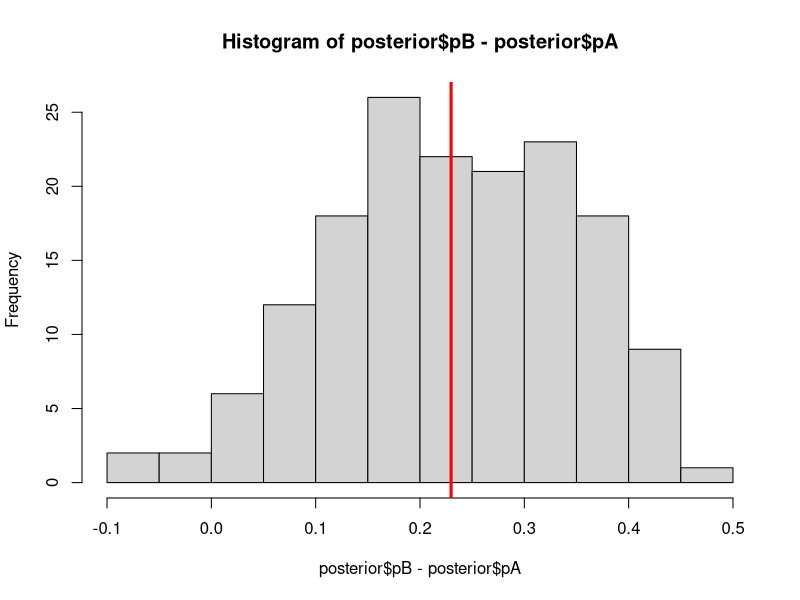
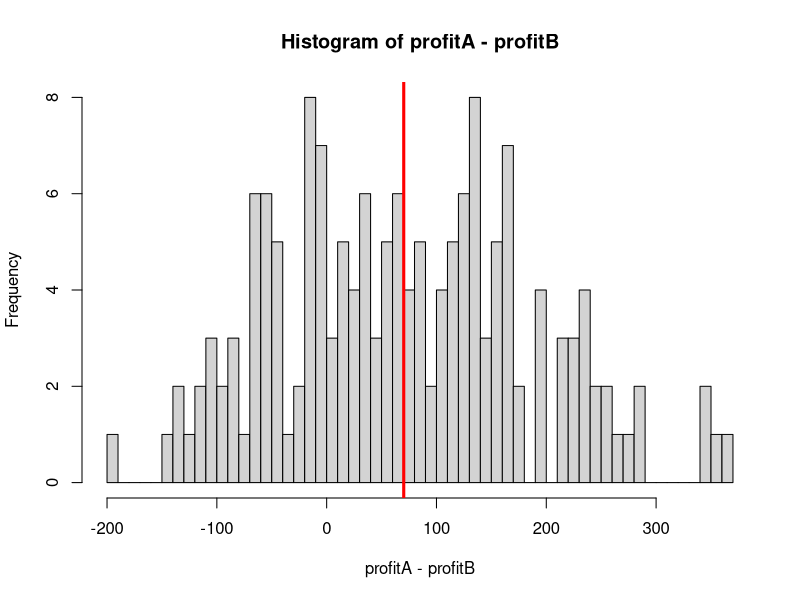

The R script that drew these images, in order:
no.of.draws = 200000

#generate random priors for A and B considering our data follows a uniform distribution
prior = data.frame(pA = runif(no.of.draws, 0, 1), pB = runif(no.of.draws, 0, 1))

#This function will generate 1 random number with size of 32 and with probabilities from above
#for both version A and B 
generative.model = function(pA, pB){
  conversionA = rbinom(1, 32, pA)
  conversionB = rbinom(1, 32, pB)
  c(conversionA = conversionA, conversionB = conversionB)
}

#call generative.model for 200000 draws and create a dataframe containing the randomly
#generated values for A and B
simulate.data = as.data.frame(t(sapply(1:no.of.draws, function(i){
  generative.model(prior$pA[i], prior$pB[i])
})))

#now we will generate the posterior probabilities based on the values that match the number of clicks for 
#version A and B
posterior = prior[simulate.data$conversionA == 8 & simulate.data$conversionB == 16, ]

hist(posterior$pB - posterior$pA)
abline(v = mean(posterior$pB - posterior$pA), col= "red", lwd = 3)



#Let us check based on the posterior which version will earn more profits
profitA = -100 + posterior$pA * 1000
profitB = -400 + posterior$pB * 1000

hist(profitA - profitB, breaks = 50)
expected.profit = mean(profitA - profitB)
abline(v = expected.profit, col= "red", lwd = 3)